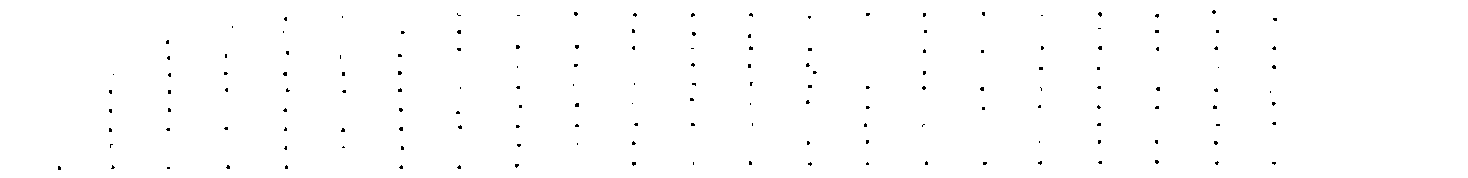
#> input picture RANSAC/images/dilated.png, 1468 x 178 px
$ python lines.py
#> lines starting #> are read from the running program, lines starting #| are printed output that depends on the picture; after the words box and inside, x2 and y2 are one past the last pixel; in counts of white or black regions, pixels touching at a corner belong together
#> further down, result is the input picture: shape (178, 1468, 3); 99.4% white; black in thin lines or dots, all inside (x1, y1, x2, y2) = (58, 10, 1277, 170)
import numpy as np
from matplotlib import pyplot as plt
from typing import Union, Any, List, Optional, cast, Dict
import cv2

from skimage.measure import LineModelND, ransac
import os
from skimage import io
import math
import datetime

min_samples=3 #RANSAC parameter - The minimum number of data points to fit a model to.
#min_inliers_allowed=5 #Custom parameter  - A line is selected only if these many inliers are found

class RansacLineInfo(object):
    """Helper class to manage the information about the RANSAC line."""
    def __init__(self, inlier_points:np.ndarray, model:LineModelND):
        self.inliers=inlier_points #the inliers that were detected by RANSAC algo
        self.model=model    #The LinearModelND that was a result of RANSAC algo

    @property
    def unitvector(self):
        """The unitvector of the model. This is an array of 2 elements (x,y)"""
        return self.model.params[1]

def read_black_pixels(imagefilename:str):
    #returns a numpy array with shape (N,2) N points, x=[0], y=[1]
    #The coordinate system is Cartesian
#> called with imagefilename = 'RANSAC/images/./dilated.png'
    np_image=io.imread(imagefilename,as_gray=True)
    black_white_threshold=0
    if (np_image.dtype == 'float'):
        black_white_threshold=0.5
    elif (np_image.dtype == 'uint8'):
        black_white_threshold=128
    else:
        raise Exception("Invalid dtype %s " % (np_image.dtype))
    indices=np.where(np_image <= black_white_threshold)
#> indices = 1471 positions, rows 10 to 169, columns 58 to 1276
    width=np_image.shape[1]
#> width = 1468
    height=np_image.shape[0]
#> height = 178
    cartesian_y=height-indices[0]-1
#> cartesian_y = 1471 values, max 167 at index 0, min 8 at index 1468, mean 86.87
    np_data_points=np.column_stack((indices[1],cartesian_y))
#> np_data_points = 1471 pairs, first value 58 to 1276, second value 8 to 167
    return np_data_points, width,height

def extract_first_ransac_line(data_points:[], max_distance:int):
    """
    Accepts a numpy array with shape N,2  N points, with coordinates x=[0],y=[1]
    Returns
         A numpy array with shape (N,2), these are the inliers of the just discovered ransac line
         All data points with the inliers removed
         The model line
    """


    model_robust, inliers = ransac(data_points, LineModelND, min_samples=min_samples,
                                   residual_threshold=max_distance, max_trials=1000)
    results_inliers=[]
    results_inliers_removed=[]
    for i in range(0,len(data_points)):
        if (inliers[i] == False):
            #Not an inlier
            results_inliers_removed.append(data_points[i])
            continue
        x=data_points[i][0]
        y=data_points[i][1]
        results_inliers.append((x,y))
    return np.array(results_inliers), np.array(results_inliers_removed),model_robust

def generate_plottable_points_along_line(model:LineModelND, xmin:int,xmax:int, ymin:int, ymax:int):
    """
    Computes points along the specified line model
    The visual range is
    between xmin and xmax along X axis
        and
    between ymin and ymax along Y axis
    return shape is [[x1,y1],[x2,y2]]
    """
    unit_vector=model.params[1]
    slope=abs(unit_vector[1]/unit_vector[0])
    x_values=None
    y_values=None
    if (slope > 1):
        y_values=np.arange(ymin, ymax,1)
        x_values=model.predict_x(y_values)
    else:
        x_values=np.arange(xmin, xmax,1)
        y_values=model.predict_y(x_values)

    np_data_points=np.column_stack((x_values,y_values))
    return np_data_points

def superimpose_all_inliers(ransac_lines,width:float, height:float, result):
    #Create an RGB image array with dimension heightXwidth
    #Draw the points with various colours
    #return the array
    new_image = result.copy()
    colors=[(255,0,0)]
    for line_index in range(0,len(ransac_lines)):
        color=colors[line_index % len(colors)]
        ransac_lineinfo:RansacLineInfo=ransac_lines[line_index]
        inliers=ransac_lineinfo.inliers
        y_min=inliers[:,1].min()
        y_max=inliers[:,1].max()
        x_min=inliers[:,0].min()
        x_max=inliers[:,0].max()
        plottable_points=generate_plottable_points_along_line(ransac_lineinfo.model, xmin=x_min,xmax=x_max, ymin=y_min,ymax=y_max)
        for point in plottable_points:
            x=int(round(point[0]))
            if (x >= width) or (x < 0):
                continue
            y=int(round(point[1]))
            if (y >= height) or (y < 0):
                continue
            new_y=height-y-1
            new_image[new_y][x][0]=color[0]
            new_image[new_y][x][1]=color[1]
            new_image[new_y][x][2]=color[2]
    return new_image

def extract_multiple_lines_and_save(result, inputfilename:str,iterations:int, max_distance:int,min_inliers_allowed:int):
    """
    min_inliers_allowed - a line is selected only if it has more than this inliers. The search process is halted when this condition is met
    max_distance - This is the RANSAC threshold distance from a line for a point to be classified as inlier
    """
    print("---------------------------------------")
    print("Processing: %s" % (inputfilename))
    folder_script=os.path.dirname(__file__)
    absolute_path=os.path.join(folder_script,"images/",inputfilename)

    results:List[RansacLineInfo]=[]
    all_black_points,width,height=read_black_pixels(absolute_path)
#> all_black_points has the same summary as np_data_points in read_black_pixels; width = 1468; height = 178
    print("Found %d pixels in the file %s" % (len(all_black_points),inputfilename))
#| Found 1471 pixels in the file ./dilated.png
    starting_points=all_black_points
#> starting_points has the same summary as np_data_points in read_black_pixels
    for index in range(0,iterations):
        if (len(starting_points) <= min_samples):
            print("No more points available. Terminating search for RANSAC")
            break
        inlier_points,inliers_removed_from_starting,model=extract_first_ransac_line(starting_points,max_distance=max_distance)
        if (len(inlier_points) < min_inliers_allowed):
            print("Not sufficeint inliers found %d , threshold=%d, therefore halting" % (len(inlier_points),min_inliers_allowed))
            break
        starting_points=inliers_removed_from_starting
        results.append(RansacLineInfo(inlier_points,model))
        print("Found %d RANSAC lines" % (len(results)))
#> this loop made 11 passes
#| Found 1 RANSAC lines
#| Found 2 RANSAC lines
#| Found 3 RANSAC lines
#| Found 4 RANSAC lines
#| Found 5 RANSAC lines
#| Found 6 RANSAC lines
#| Found 7 RANSAC lines
#| Found 8 RANSAC lines
#> (further printed lines are left out)
#> after the loop, results = 10 items
        # [5 lines of commented-out code are left out]


    superimposed_image=superimpose_all_inliers(results,width,height, result)
#> the loop in superimpose_all_inliers, `for line_index in range(0,len(ransac_lines)):` made 10 passes
#> (y_min, y_max, x_min, x_max, unit_vector in generate_plottable_points_along_line, slope in generate_plottable_points_along_line) on passes 1 to 10: (8, 17, 58, 1158, [-1, -0.00678], 0.00678), (48, 55, 109, 1275, [-1, -0.00608], 0.00608), (86, 91, 109, 1159, [-1, -0.00371], 0.00371), (125, 135, 166, 983, [1, -0.0112], 0.0112), (66, 71, 109, 1216, [-1, -0.00383], 0.00383), (160, 165, 285, 1215, [-1, -0.00452], 0.00452), (9, 15, 227, 1275, [-1, -0.00572], 0.00572), (30, 36, 110, 1216, [-1, -0.00563], 0.00563), (128, 132, 516, 1275, [1, -0.0043], 0.0043), (102, 111, 168, 1275, [-1, -0.00709], 0.00709)
#> after the loop in superimpose_all_inliers, `for line_index in range(0,len(ransac_lines)):`:
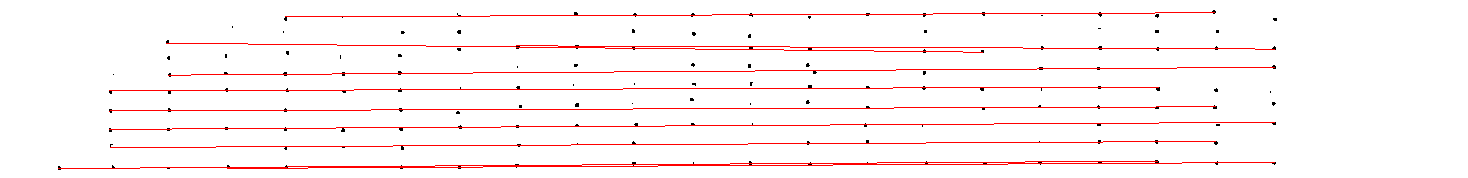
#> new_image: shape (178, 1468, 3); 3.9% of pixels changed, all inside (x1, y1, x2, y2) = (58, 12, 1275, 169)
    #Save the results
    filename_noextension=os.path.splitext(inputfilename)[0]
    folder_script=os.path.dirname(__file__)
    file_result=os.path.join(folder_script,"./out/",("result.png"))
    io.imsave(file_result,superimposed_image)
    print("Results saved to file %s" % (file_result))


# [9 lines of commented-out code are left out]
result = cv2.imread('./images/dilated.png')
result = cv2.cvtColor(result, cv2.COLOR_BGR2RGB)
extract_multiple_lines_and_save(result, "./dilated.png",iterations= 30,max_distance=1, min_inliers_allowed=45)
